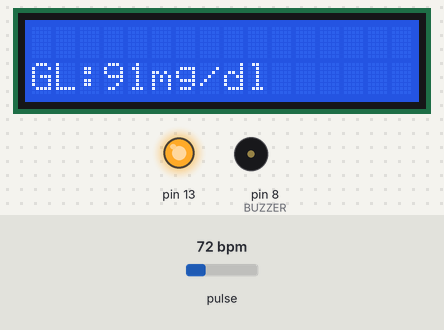
The sketch below on a simulated Arduino Uno, built with avr-gcc and run on an emulated ATmega328P. Parts: 16×2 character LCD, output pins drawn as LEDs (lit = HIGH), buzzer (waves = sounding, pin HIGH). The inputs (shaded band) are chosen by the test bench; at power-on: pulse 72 bpm. What the sketch prints to the serial monitor is not drawn.

Above: at 4.2 s.
4.3 s: pulse set to 129 bpm
At 6.5 s:
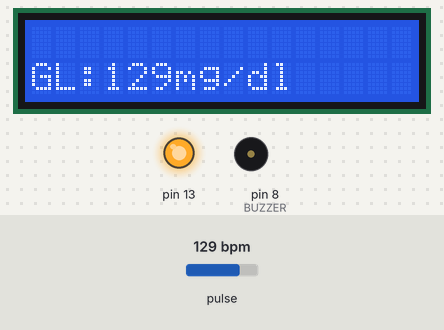
7.5 s: pulse set to 132 bpm
At 12.0 s:
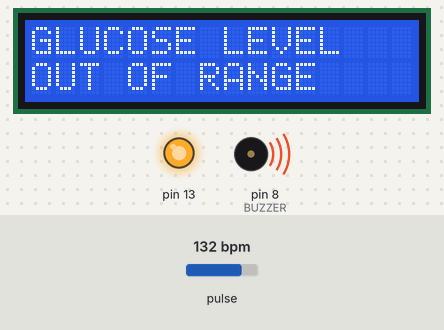
At 14.5 s:
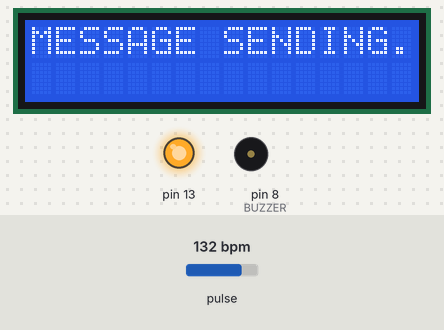
Timing chart, 0 to 16.0 s (numbered marks = the images above; inputs shaded):
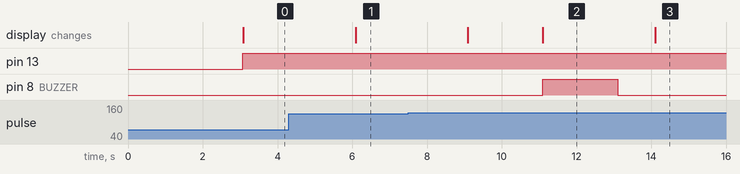

Measured:
- the behaviour switches between 130 and 131 bpm on pulse (found by bisection; images 1 and 2)
- after the input at 4.3 s, the display: changes after 1.8 s (image 1)
- after the input at 7.5 s, pin 8 (BUZZER): LOW → HIGH after 3.6 s, → LOW 2.0 s later; the display: first changes after 1.6 s (image 2 shows a later state)
- what the display in image 2 shows lasts 3.0 s, from 11.1 s to 14.1 s

The sketch:

Gloocose_Monitoring_REV1.ino
```cpp
#define USE_ARDUINO_INTERRUPTS true    // Set-up low-level interrupts for most acurate BPM math.
/* Include Header Files*/
#include <PulseSensorPlayground.h>     // Includes the PulseSensorPlayground Library.
#include<LiquidCrystal.h>
/*GPIO pin declarations*/
#define RS  2
#define EN  3
#define D4  4
#define D5  5
#define D6  6
#define D7  7
#define BUZZER  8

/*Global Variable Definitions*/
float temp=0;
int myBPM, GL_Value;
//  Variables
const int PulseWire = A0;       // PulseSensor PURPLE WIRE connected to ANALOG PIN 0
const int LED13 = 13;          // The on-board Arduino LED, close to PIN 13.
int Threshold = 550;           // Determine which Signal to "count as a beat" and which to ignore.
                               // Use the "Gettting Started Project" to fine-tune Threshold Value beyond default setting.
                               // Otherwise leave the default "550" value.

PulseSensorPlayground pulseSensor;  // Creates an instance of the PulseSensorPlayground object called "pulseSensor"

LiquidCrystal lcd(RS,EN,D4,D5,D6,D7);


void setup(void)
{
  Serial.begin(9600);
  lcd.begin(16,2);
  pinMode(BUZZER,OUTPUT);
  lcd.clear();
   lcd.setCursor(0,0);
   lcd.print("NON INVASIVE");
    lcd.setCursor(0,1);
   lcd.print("GLUCOSE SENSOR");
     delay(3000);
  // Configure the PulseSensor object, by assigning our variables to it.
  pulseSensor.analogInput(PulseWire);
  pulseSensor.blinkOnPulse(LED13);       //auto-magically blink Arduino's LED with heartbeat.
  pulseSensor.setThreshold(Threshold);
  // Double-check the "pulseSensor" object was created and "began" seeing a signal.
   if (pulseSensor.begin()) {
    Serial.println("We created a pulseSensor Object !");  //This prints one time at Arduino power-up,  or on Arduino reset.
  }

}

void loop(void)
{
    lcd.clear();

  myBPM = pulseSensor.getBeatsPerMinute();
 GL_Value=map(myBPM , 40, 130, 70, 130);
  if (pulseSensor.sawStartOfBeat())

  {            // Constantly test to see if "a beat happened".
   Serial.println("♥  A HeartBeat Happened ! "); // If test is "true", print a message "a heartbeat happened".
   Serial.print("BPM: ");                        // Print phrase "BPM: "
   Serial.println(GL_Value); // Print the value inside of myBPM.
  lcd.clear();
   lcd.setCursor(0,1);
   lcd.print("GL:");
   lcd.print(GL_Value);
   lcd.print("mg/dl");
   delay(2000);
  }
   if(  myBPM>130|| ( myBPM<40 &&  myBPM>0))
  {
    digitalWrite(BUZZER,HIGH);
     lcd.clear();
    lcd.setCursor(0,0);
    lcd.print("GLUCOSE LEVEL");
    lcd.setCursor(0,1);
    lcd.print("OUT OF RANGE");
    delay(2000);
    digitalWrite(BUZZER,LOW);
    delay(1000);
     lcd.clear();
     SEND();
     upload(GL_Value);
  }

  delay(1000);
}
void SEND()
{
  lcd.clear();
lcd.setCursor(0,0);
lcd.print("MESSAGE SENDING..");
   Serial.println("AT");
    delay(1000);
    Serial.println("ATE0");
    delay(1000);
    Serial.println("AT+CMGF=1");
    delay(1000);
    Serial.println("AT+CMGS=\"+919900525322\"");
    delay(1000);
    Serial.println("GLUCOSE LEVEL OUT OF RANGE");
     Serial.print(GL_Value);
   Serial.print("mg/dl");
    delay(300);
    Serial.write(26);
lcd.clear();
lcd.setCursor(0,0);
lcd.print("MESSAGE SENT");
delay(2000);
}
 void upload(int a)
{
  lcd.clear();
  lcd.setCursor(0,0);
  lcd.print("Data uploading");
  Serial.println("AT");
  delay(1000);

 Serial.println("AT+CPIN?");
 delay(1000);

 Serial.println("AT+CREG?");
 delay(1000);

 Serial.println("AT+CGATT?");
 delay(1000);

 Serial.println("AT+CIPSHUT");
 delay(1000);

 Serial.println("AT+CIPSTATUS");
 delay(2000);

 Serial.println("AT+CIPMUX=0");
delay(2000);


 Serial.println("AT+CSTT=\"Airtal Internet\"");//start task and setting the APN,
//Serial.println("AT+CSTT=\"IDEA GPRS(40407)\"");//start task and setting the APN,
 delay(1000);


 Serial.println("AT+CIICR");//bring up wireless connection
 delay(6000);


Serial.println("AT+CIFSR");//get local IP adress
 delay(1000);

 Serial.println("AT+CIPSPRT=0");
 delay(3000);

 Serial.println("AT+CIPSTART=\"TCP\",\"api.thingspeak.com\",\"80\"");//start up the connection

delay(3000);


 Serial.println("AT+CIPSEND");//begin send data to remote server
 delay(10000);//
  String str="GET https://api.thingspeak.com/update?api_key=11Z7MCISJOZ6OOCO&field1="+ String(a);
// String str="GET https://api.thingspeak.com/update?api_key=BIVTT8PFTWVI2IMN&field1="+ String(a)+"&field2="+String(b)+"&field3="+String(c);
 //+"&field2=" + String(k) +"&field3=" + String(l) +"&field4=" + String(m) +"&field5=" + String(n) +"&field6=" + String(o);//+ "&field2="+ "100";
  Serial.println(str);//begin send data to remote server
//delay(2000);
// String str1="GET https://api.thingspeak.com/update?api_key=BIVTT8PFTWVI2IMN&field5="+ String(total);
// Serial.println(str1);
 delay(6000);
Serial.write(26);//sending

 Serial.println();
 Serial.println("AT+CIPSHUT");//close the connection
 //close the connection
  lcd.clear();
  lcd.setCursor(0,0);
  lcd.print("Data uploaded");
delay(2000);
}
```
